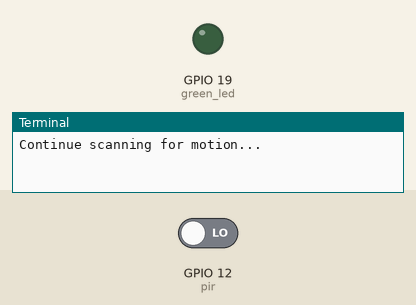
Recording of a program running on a simulated Raspberry Pi (BCM pin numbers). Parts: output pins drawn as LEDs (lit = HIGH), the last lines printed to the terminal. The test bench sets the inputs (shaded band); at power-on: GPIO 12 (pir) LOW.

Above: at 1.2 s.
1.3 s: GPIO 12 (pir) driven HIGH
At 1.6 s:
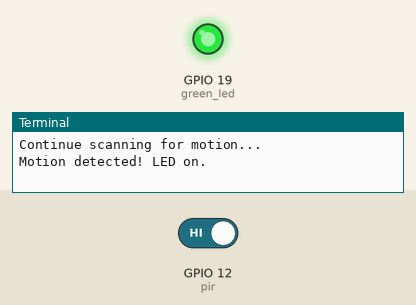
3.8 s: GPIO 12 (pir) driven LOW
Timing chart, 0 to 6.8 s (numbered marks = the images above; inputs shaded):
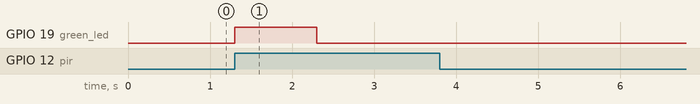

Measured:
- after the input at 1.3 s, GPIO 19 (green_led): LOW → HIGH at once, → LOW 1.0 s later

The program:

led_mot.py
```python
#!/usr/bin/python3

from gpiozero import MotionSensor, LED
from time import sleep

pir = MotionSensor(12)
green_led = LED(19)

while True:
    print("Continue scanning for motion...")
    pir.wait_for_motion()
    print("Motion detected! LED on.")
    green_led.on()
    sleep(1)
    green_led.off()
    pir.wait_for_no_motion()
    print("No motion detected. LED off.")
```
